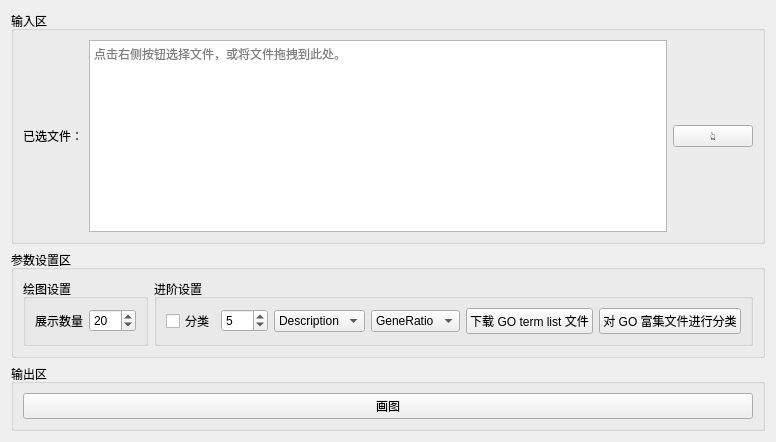
          <widget class="QWidget" name="tab_8">
           <attribute name="title">
            <string>富集气泡图</string>
           </attribute>
           <layout class="QVBoxLayout" name="verticalLayout_40">
            <item>
             <widget class="QGroupBox" name="groupBox_25">
              <property name="title">
               <string>输入区</string>
              </property>
              <layout class="QVBoxLayout" name="verticalLayout_10">
               <item>
                <layout class="QHBoxLayout" name="horizontalLayout_32">
                 <item>
                  <widget class="QLabel" name="label_41">
                   <property name="text">
                    <string>已选文件：</string>
                   </property>
                  </widget>
                 </item>
                 <item>
                  <widget class="QTextBrowser" name="enrich_file">
                   <property name="verticalScrollBarPolicy">
                    <enum>Qt::ScrollBarAlwaysOff</enum>
                   </property>
                   <property name="placeholderText">
                    <string>点击右侧按钮选择文件，或将文件拖拽到此处。</string>
                   </property>
                  </widget>
                 </item>
                 <item>
                  <widget class="QPushButton" name="set_enrich_file">
                   <property name="text">
                    <string>👆</string>
                   </property>
                  </widget>
                 </item>
                </layout>
               </item>
              </layout>
             </widget>
            </item>
            <item>
             <widget class="QGroupBox" name="groupBox_28">
              <property name="title">
               <string>参数设置区</string>
              </property>
              <layout class="QHBoxLayout" name="horizontalLayout_58">
               <item>
                <widget class="QGroupBox" name="groupBox_29">
                 <property name="title">
                  <string>绘图设置</string>
                 </property>
                 <layout class="QVBoxLayout" name="verticalLayout_11">
                  <item>
                   <layout class="QHBoxLayout" name="horizontalLayout_34">
                    <item alignment="Qt::AlignHCenter">
                     <widget class="QLabel" name="label_42">
                      <property name="text">
                       <string>展示数量</string>
                      </property>
                     </widget>
                    </item>
                    <item>
                     <widget class="QDoubleSpinBox" name="enrich_num">
                      <property name="maximumSize">
                       <size>
                        <width>50</width>
                        <height>16777215</height>
                       </size>
                      </property>
                      <property name="decimals">
                       <number>0</number>
                      </property>
                      <property name="singleStep">
                       <double>1.000000000000000</double>
                      </property>
                      <property name="value">
                       <double>20.000000000000000</double>
                      </property>
                     </widget>
                    </item>
                   </layout>
                  </item>
                 </layout>
                </widget>
               </item>
               <item>
                <widget class="QGroupBox" name="groupBox_31">
                 <property name="title">
                  <string>进阶设置</string>
                 </property>
                 <layout class="QHBoxLayout" name="horizontalLayout_38">
                  <item>
                   <layout class="QHBoxLayout" name="horizontalLayout_33">
                    <item>
                     <widget class="QCheckBox" name="enrich_c">
                      <property name="text">
                       <string>分类</string>
                      </property>
                     </widget>
                    </item>
                    <item>
                     <widget class="QDoubleSpinBox" name="enrich_c_num">
                      <property name="maximumSize">
                       <size>
                        <width>50</width>
                        <height>16777215</height>
                       </size>
                      </property>
                      <property name="decimals">
                       <number>0</number>
                      </property>
                      <property name="singleStep">
                       <double>1.000000000000000</double>
                      </property>
                      <property name="value">
                       <double>5.000000000000000</double>
                      </property>
                     </widget>
                    </item>
                   </layout>
                  </item>
                  <item>
                   <widget class="QComboBox" name="enrich_ylab">
                    <item>
                     <property name="text">
                      <string>Description</string>
                     </property>
                    </item>
                    <item>
                     <property name="text">
                      <string>ID</string>
                     </property>
                    </item>
                   </widget>
                  </item>
                  <item>
                   <widget class="QComboBox" name="enrich_xlab">
                    <item>
                     <property name="text">
                      <string>GeneRatio</string>
                     </property>
                    </item>
                    <item>
                     <property name="text">
                      <string>Count</string>
                     </property>
                    </item>
                   </widget>
                  </item>
                  <item>
                   <widget class="QPushButton" name="gtl_dl">
                    <property name="enabled">
                     <bool>true</bool>
                    </property>
                    <property name="text">
                     <string>下载 GO term list 文件</string>
                    </property>
                   </widget>
                  </item>
                  <item>
                   <widget class="QPushButton" name="gef_c">
                    <property name="enabled">
                     <bool>true</bool>
                    </property>
                    <property name="text">
                     <string>对 GO 富集文件进行分类</string>
                    </property>
                   </widget>
                  </item>
                 </layout>
                </widget>
               </item>
              </layout>
             </widget>
            </item>
            <item>
             <widget class="QGroupBox" name="groupBox_32">
              <property name="title">
               <string>输出区</string>
              </property>
              <layout class="QHBoxLayout" name="horizontalLayout_39">
               <item>
                <widget class="QPushButton" name="plot_bu_2">
                 <property name="text">
                  <string>画图</string>
                 </property>
                </widget>
               </item>
              </layout>
             </widget>
            </item>
           </layout>
          </widget>
